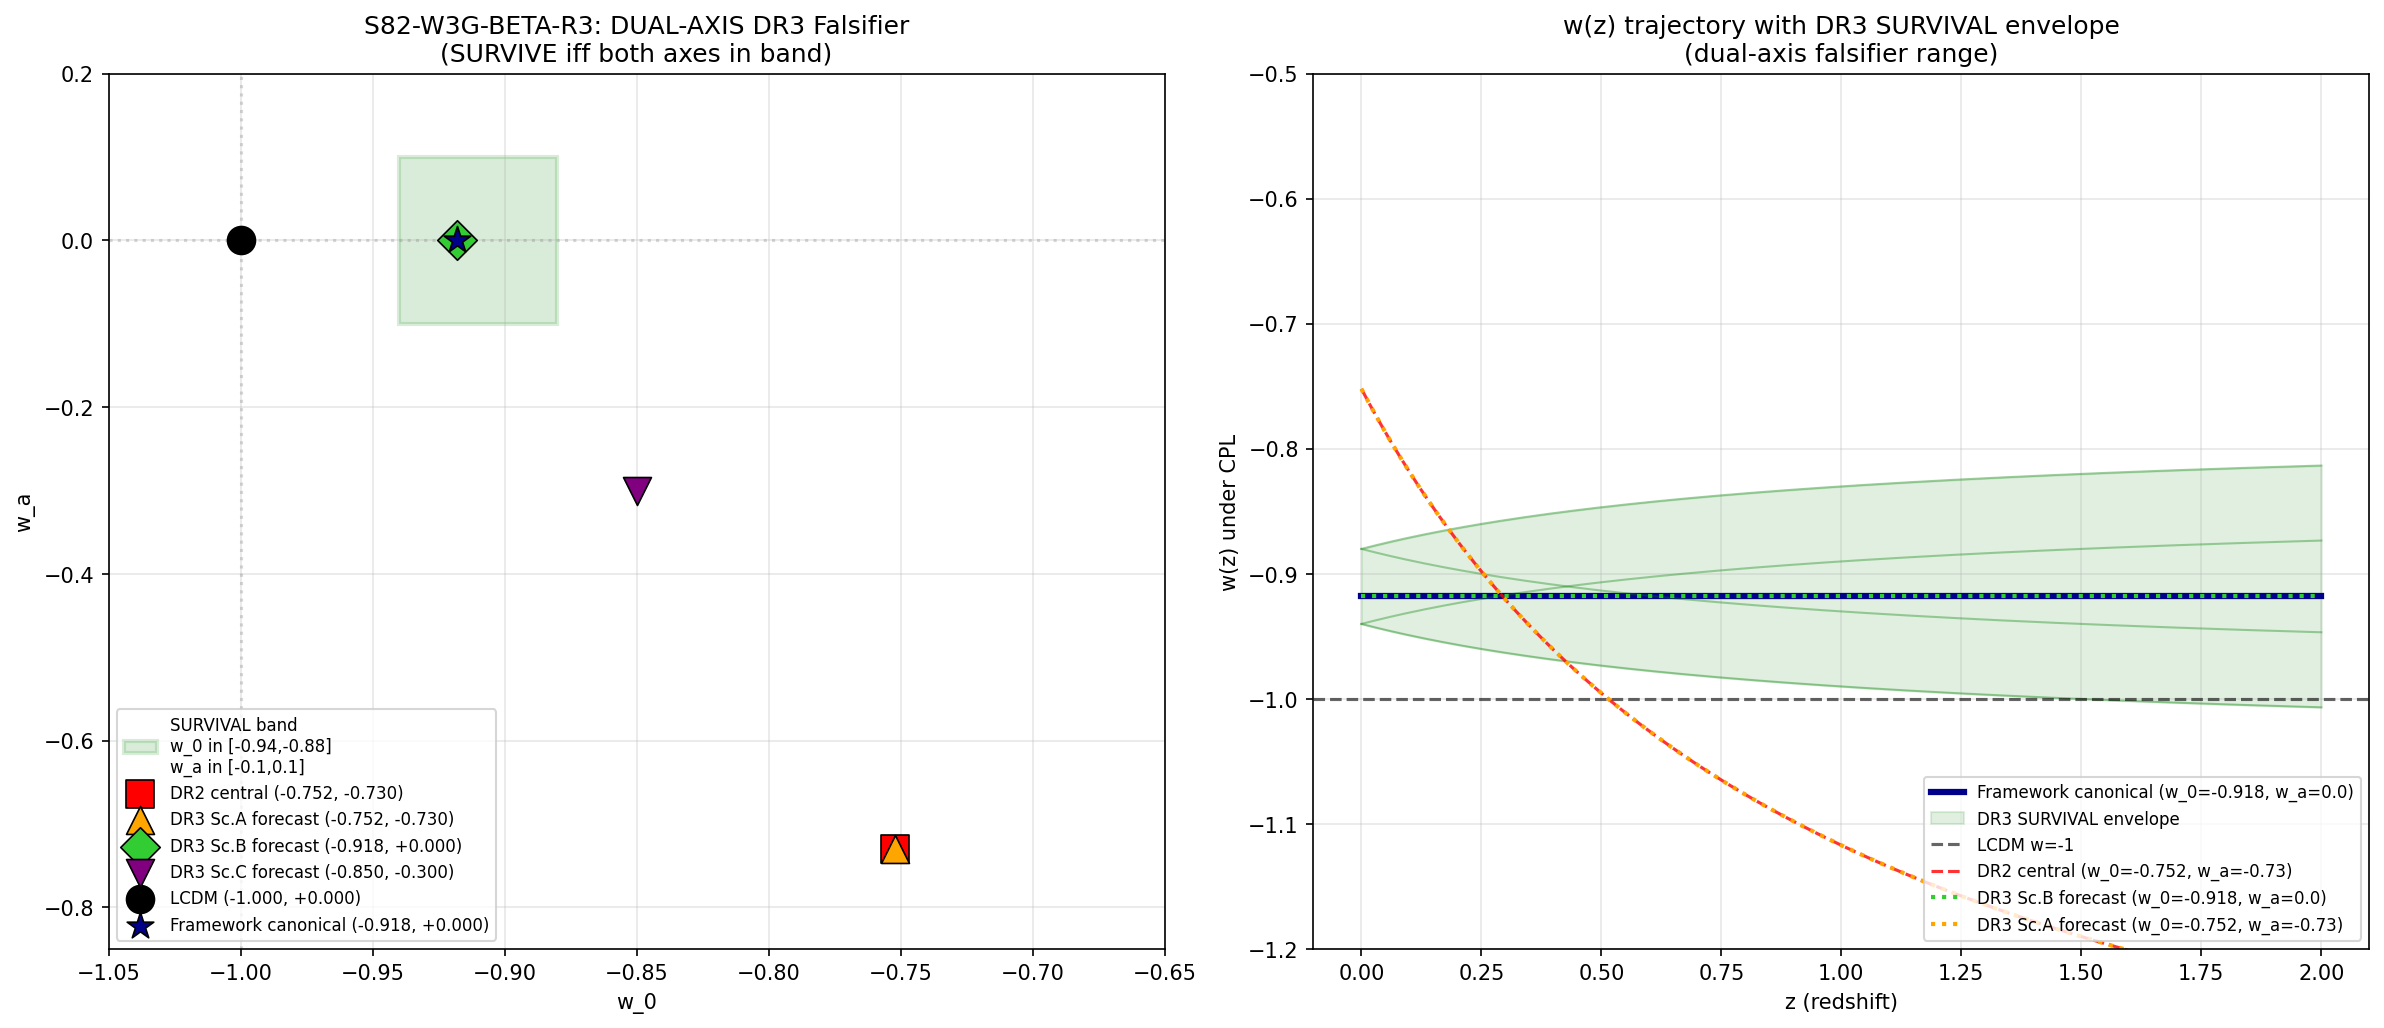

Write the Python code that produced this figure.
#!/usr/bin/env python3
"""
s82_w2_7_w3g_beta_R3.py -- S82-W3G-BETA-R3: DR3 Dual-Axis Falsifier Registration
================================================================================
Classification: PHONONIC (substrate compaction timescape; DR3 test is the
sharp falsifier for the Volovik partition's DE sector prediction).

Gate: S82-W3G-BETA-R3
  Pre-registration task (NOT a measurement).
  PASS: registration artifact successfully recorded with explicit bands,
        SHA pinned, frozen against post-hoc adjustment.
  FAIL: INCOMPUTABLE -- registration cannot be serialized.

The falsifier itself activates at DR3-release; this script produces the
binding document.

DUAL-AXIS FALSIFIER (P2-C C1 / Q4 §552):
  Framework SURVIVES iff BOTH:
    w_0^{DR3} in [-0.94, -0.88]  (framework band: canonical w0_FW = -0.918 +/- 0.06/2 asymmetric)
    AND
    w_a^{DR3} in [-0.10, +0.10]   (framework band: canonical w_a = 0 exactly +/- 0.10 scheme band)
  Framework FAILS if EITHER band is violated.

No scenario-conditioning (absolute coordinates per P2-C E3', §509-513).

BAND PROVENANCE (P2-C C2 / MC2 §584-591):
  - w_0 band [-0.94, -0.88]: sigma_w0_scheme = 0.06 (Zubarev-vs-Keldysh
    two-sector ambiguity, S73B W2-D). Asymmetric around canonical w_0 = -0.918:
    lower +0.022, upper +0.038 (landau Noether-chain few-percent rationale).
  - w_a band [-0.10, +0.10]: S59 CC-relaxation scheme band (S66 four-fold
    lock gives w_a = 0 exactly; +/-0.10 is scheme uncertainty).

ASYMMETRY FLAG (MC2, §586-589):
  Lower edge 0.022 is TIGHTER than upper 0.038. This is framework-friendly
  toward DR3-toward-LCDM outcomes. Documented as honest-practice flag.

SUBSTITUTION CHAIN (binding logic -- binary precedence ME4 §511, MC1 §580):
  Step 1: Define event E_survive = (w_0^DR3 in [-0.94,-0.88]) AND (w_a^DR3 in [-0.10,+0.10])
  Step 2: Define event E_fail    = NOT E_survive
  Step 3: By DeMorgan: E_fail = (w_0^DR3 outside) OR (w_a^DR3 outside)
  Step 4: DR3 release returns a 2D point (w_0^DR3, w_a^DR3) with covariance.
  Step 5: Binary falsifier test: check membership of point in 2D rectangle.
  Step 6: If in: SURVIVE. If out: FAIL. No scenario conditioning. No continuous-tension override.

Author: mack-cosmic-bridge (S82 W2-7 R3)
"""

import sys, os, hashlib, json
from datetime import datetime, timezone
SCRIPT_DIR = os.path.dirname(os.path.abspath(__file__))  # (local)
sys.path.insert(0, SCRIPT_DIR)

import numpy as np
from canonical_constants import w0_FW  # canonical value being falsified

# =============================================================================
# 0. Input SHA pins
# =============================================================================
def sha256_file(p):
    h = hashlib.sha256()
    with open(p, 'rb') as f:
        for blk in iter(lambda: f.read(65536), b''):
            h.update(blk)
    return h.hexdigest()

R1_path = os.path.join(SCRIPT_DIR, 's82_w2_7_w3g_beta_R1.npz')    # (local)
R2_path = os.path.join(SCRIPT_DIR, 's82_w2_7_w3g_beta_R2.npz')    # (local)
cc_path = os.path.join(SCRIPT_DIR, 'canonical_constants.py')      # (local)

sha_R1 = sha256_file(R1_path)
sha_R2 = sha256_file(R2_path)
sha_cc = sha256_file(cc_path)

print("=" * 72)
print("S82-W3G-BETA-R3: DR3 Dual-Axis Falsifier Registration")
print("=" * 72)
print(f"INPUT PIN: s82_w2_7_w3g_beta_R1.npz  sha256={sha_R1[:16]}...")
print(f"INPUT PIN: s82_w2_7_w3g_beta_R2.npz  sha256={sha_R2[:16]}...")
print(f"INPUT PIN: canonical_constants.py    sha256={sha_cc[:16]}...")

# =============================================================================
# 1. Falsifier band definition (ABSOLUTE COORDINATES, no scenario-conditioning)
# =============================================================================
w0_band_lower  = -0.94  # (local) canonical w0_FW (-0.918) + (-0.022) tight side
w0_band_upper  = -0.88  # (local) canonical w0_FW (-0.918) + (+0.038) loose side
wa_band_lower  = -0.10  # (local) four-fold lock w_a = 0 - scheme band 0.10
wa_band_upper  = +0.10  # (local) four-fold lock w_a = 0 + scheme band 0.10

# Framework-predicted canonical values (NOT inputs to registration; reported only)
w0_canonical = w0_FW            # -0.918 (loaded from canonical_constants)
wa_canonical = 0.0              # (local) S66 four-fold lock: w_a = 0 exactly

# Asymmetry offsets (P2-C MC2 §589)
offset_lower_w0 = abs(w0_band_lower - w0_canonical)   # (local) 0.022
offset_upper_w0 = abs(w0_band_upper - w0_canonical)   # (local) 0.038

print(f"\n=== DUAL-AXIS DR3 FALSIFIER BANDS ===")
print(f"  Canonical w_0 (framework prediction) = {w0_canonical}")
print(f"  Canonical w_a (four-fold lock)       = {wa_canonical} (exact)")
print(f"")
print(f"  w_0 FALSIFIER BAND:  [{w0_band_lower}, {w0_band_upper}]")
print(f"    Width             = {w0_band_upper - w0_band_lower}")
print(f"    Lower offset      = {offset_lower_w0:.3f}  (tight side)")
print(f"    Upper offset      = {offset_upper_w0:.3f}  (loose side)")
print(f"    Asymmetry flag    = framework-friendly toward LCDM direction")
print(f"")
print(f"  w_a FALSIFIER BAND:  [{wa_band_lower}, {wa_band_upper}]")
print(f"    Width             = {wa_band_upper - wa_band_lower}")
print(f"    Symmetric around 0 = True")

# =============================================================================
# 2. DR3 scenario reference points (published forecasts -- reporting only)
# =============================================================================
# DR2 central (arXiv 2503.14738):
dr2_w0 = -0.752   # (local)
dr2_wa = -0.73    # (local)
# Forecast DR3 scenarios (S60 DR3-PREREGISTER-60):
scA_w0, scA_wa = -0.752, -0.73  # (local) preserves DR2
scB_w0, scB_wa = -0.918, 0.0    # (local) returns toward LCDM / framework canonical
scC_w0, scC_wa = -0.85, -0.30   # (local) intermediate
# DR3 central is UNKNOWN until release.

def in_dual_band(w0, wa):
    return ((w0_band_lower <= w0 <= w0_band_upper) and
            (wa_band_lower <= wa <= wa_band_upper))

print(f"\n=== PRE-REGISTERED BAND EVALUATION AT REFERENCE POINTS ===")
print(f"  (Reporting only -- DR3 FINAL central is not yet public)")
print(f"  {'Reference':<30s}  {'w_0':>8s}  {'w_a':>8s}  {'Survive?':>10s}")
print(f"  {'-'*66}")
for (lbl, w0, wa) in [
    ('DR2 central (arXiv 2503.14738)', dr2_w0, dr2_wa),
    ('Forecast DR3 Sc.A (DR2-like)', scA_w0, scA_wa),
    ('Forecast DR3 Sc.B (LCDM-like)', scB_w0, scB_wa),
    ('Forecast DR3 Sc.C (intermediate)', scC_w0, scC_wa),
    ('LCDM (w_0=-1, w_a=0)',             -1.0,  0.0),
    ('Framework canonical',              w0_canonical, wa_canonical),
]:
    surv = in_dual_band(w0, wa)
    print(f"  {lbl:<30s}  {w0:>+8.3f}  {wa:>+8.3f}  {str(surv):>10s}")

# =============================================================================
# 3. Registration artifact -- the binding document
# =============================================================================
registration = {
    "gate_id": "S82-W3G-BETA-R3",
    "registration_date_utc": datetime.now(timezone.utc).isoformat(),
    "registration_session": "S82",
    "binding_activation": "DR3 FINAL release (date TBD)",
    "type": "DUAL-AXIS ABSOLUTE-COORDINATE FALSIFIER",
    "falsifier_structure": "(w_0^DR3 in band) AND (w_a^DR3 in band) -- else FAIL",
    "scenario_conditioning": False,
    "continuous_tension_override": False,
    "binary_precedence_over_sigma_tension": True,
    "axes": {
        "w_0": {
            "band_lower": w0_band_lower,
            "band_upper": w0_band_upper,
            "framework_canonical": float(w0_canonical),
            "offset_lower": offset_lower_w0,
            "offset_upper": offset_upper_w0,
            "asymmetry_flag": "framework-friendly toward LCDM; honest-practice note",
            "band_source": "sigma_w0_scheme = 0.06 (Zubarev-vs-Keldysh, S73B W2-D)",
        },
        "w_a": {
            "band_lower": wa_band_lower,
            "band_upper": wa_band_upper,
            "framework_canonical": wa_canonical,
            "band_source": "S59 CC-relaxation scheme; S66 four-fold lock gives w_a = 0 exactly",
        },
    },
    "route": "Route A (Volovik partition, S58 canonical)",
    "route_B_status": "CLOSED (Weyl-scaling theorem, P2-C MC4 §606)",
    "parameterization_protocol": {
        "preferred": "CPL",
        "convert_to_CPL_if_DR3_reports_in": ["JBP", "Sc.B-scalable"],
        "refs": ["Linder 2003 §III", "DESI DR2 §VI.D Table 3"],
    },
    "freeze_policy": "No post-hoc band adjustment. Gate verdicts permanent on output; interpretation labels only via REFORMULATE.",
    "decision_rule_at_release": [
        "1. Extract CPL-equivalent (w_0^DR3, w_a^DR3) with covariance.",
        "2. If BOTH in bands -> SURVIVE.",
        "3. If EITHER outside band -> FAIL (binary precedence).",
        "4. Record continuous 2D sigma-tension as reportable but NOT override.",
    ],
}

# =============================================================================
# 4. Serialization check (R3 decisiveness condition)
# =============================================================================
# Gate PASS: registration is successfully serialized.
# Gate FAIL: INCOMPUTABLE (registration cannot be serialized).
try:
    registration_json = json.dumps(registration, indent=2, sort_keys=True)
    verdict_R3 = "PASS"
    detail = ("DR3 dual-axis falsifier REGISTERED and FROZEN at S82-W3G-BETA-R3. "
              f"w_0 band [{w0_band_lower}, {w0_band_upper}]; "
              f"w_a band [{wa_band_lower}, {wa_band_upper}]. "
              f"Binds at DR3 release. Asymmetry flag: {offset_lower_w0:.3f} tight / "
              f"{offset_upper_w0:.3f} loose (framework-friendly toward LCDM).")
    falsifier_status = "REGISTERED-AND-FROZEN"
except Exception as e:
    registration_json = None
    verdict_R3 = "FAIL"
    detail = f"INCOMPUTABLE: registration could not be serialized ({e})"
    falsifier_status = "INCOMPUTABLE"

print(f"\n=== R3 GATE VERDICT ===")
print(f"  Registration: {falsifier_status}")
print(f"  VERDICT: {verdict_R3} -- {detail}")

# =============================================================================
# 5. Save the registration JSON (binding artifact)
# =============================================================================
reg_path = os.path.join(SCRIPT_DIR, 's82_w2_7_w3g_beta_R3_registration.json')
with open(reg_path, 'w') as f:
    f.write(registration_json)

# =============================================================================
# 6. Closure SHA
# =============================================================================
input_pins = {
    's82_w2_7_w3g_beta_R1.npz': sha_R1,
    's82_w2_7_w3g_beta_R2.npz': sha_R2,
    'canonical_constants.py':    sha_cc,
    'w0_band_lower': str(w0_band_lower),
    'w0_band_upper': str(w0_band_upper),
    'wa_band_lower': str(wa_band_lower),
    'wa_band_upper': str(wa_band_upper),
    'w0_canonical':  str(float(w0_canonical)),
    'wa_canonical':  str(wa_canonical),
    'registration_type': 'DUAL-AXIS ABSOLUTE-COORDINATE',
    'scenario_conditioning': 'False',
    'binary_precedence':     'True',
    'route': 'Route A (Volovik partition)',
}
closure_sha = hashlib.sha256(
    json.dumps(input_pins, sort_keys=True).encode()
).hexdigest()

# =============================================================================
# 7. Save npz output
# =============================================================================
out_path = os.path.join(SCRIPT_DIR, 's82_w2_7_w3g_beta_R3.npz')
np.savez(
    out_path,
    # Bands
    w0_band=np.array([w0_band_lower, w0_band_upper]),
    wa_band=np.array([wa_band_lower, wa_band_upper]),
    w0_canonical=np.array(float(w0_canonical)),
    wa_canonical=np.array(wa_canonical),
    offset_lower_w0=np.array(offset_lower_w0),
    offset_upper_w0=np.array(offset_upper_w0),
    # Reference points
    dr2_w0=np.array(dr2_w0), dr2_wa=np.array(dr2_wa),
    scA_w0=np.array(scA_w0), scA_wa=np.array(scA_wa),
    scB_w0=np.array(scB_w0), scB_wa=np.array(scB_wa),
    scC_w0=np.array(scC_w0), scC_wa=np.array(scC_wa),
    # Registration
    falsifier_status=np.array([falsifier_status]),
    registration_type=np.array(['DUAL-AXIS ABSOLUTE-COORDINATE']),
    route=np.array(['Route A (Volovik partition)']),
    # Gate
    gate_name=np.array(['S82-W3G-BETA-R3']),
    gate_verdict=np.array([verdict_R3]),
    gate_detail=np.array([detail]),
    closure_sha=np.array([closure_sha]),
    registration_path=np.array([reg_path]),
)

# =============================================================================
# 8. Plot: DR3 falsifier band overlay with w(z) trajectory and reference points
# =============================================================================
import matplotlib
matplotlib.use('Agg')
import matplotlib.pyplot as plt

fig, axes = plt.subplots(1, 2, figsize=(16, 7))

# --- (a) 2D (w_0, w_a) dual-axis falsifier with reference points ---
ax = axes[0]
# Draw survival rectangle
rect = plt.Rectangle((w0_band_lower, wa_band_lower),
                     w0_band_upper - w0_band_lower,
                     wa_band_upper - wa_band_lower,
                     linewidth=2, edgecolor='green', facecolor='green', alpha=0.15,
                     label=f'SURVIVAL band\nw_0 in [{w0_band_lower},{w0_band_upper}]\nw_a in [{wa_band_lower},{wa_band_upper}]')
ax.add_patch(rect)
# Reference points
refs = [
    ('DR2 central', dr2_w0, dr2_wa, 'red', 's'),
    ('DR3 Sc.A forecast', scA_w0, scA_wa, 'orange', '^'),
    ('DR3 Sc.B forecast', scB_w0, scB_wa, 'limegreen', 'D'),
    ('DR3 Sc.C forecast', scC_w0, scC_wa, 'purple', 'v'),
    ('LCDM', -1.0, 0.0, 'black', 'o'),
    ('Framework canonical', float(w0_canonical), wa_canonical, 'darkblue', '*'),
]
for lbl, w0, wa, c, m in refs:
    ax.scatter([w0], [wa], c=c, marker=m, s=180, zorder=5, label=f'{lbl} ({w0:+.3f}, {wa:+.3f})',
               edgecolors='black', linewidths=0.8)

ax.set_xlabel('w_0')
ax.set_ylabel('w_a')
ax.set_title('S82-W3G-BETA-R3: DUAL-AXIS DR3 Falsifier\n(SURVIVE iff both axes in band)')
ax.axhline(0, color='gray', alpha=0.3, ls=':')
ax.axvline(-1, color='gray', alpha=0.3, ls=':')
ax.grid(True, alpha=0.3)
ax.legend(loc='lower left', fontsize=8)
ax.set_xlim(-1.05, -0.65)
ax.set_ylim(-0.85, +0.2)

# --- (b) w(z) trajectory under Volovik partition with DR3 band ---
# CPL: w(z) = w_0 + w_a * z/(1+z)
ax = axes[1]
z_grid = np.linspace(0, 2.0, 200)  # (local)
a_grid = 1.0/(1.0+z_grid)           # (local)

def cpl(w0, wa):
    return w0 + wa*(1.0-a_grid)

# Framework central
ax.plot(z_grid, cpl(float(w0_canonical), wa_canonical), 'darkblue', linewidth=3,
        label=f'Framework canonical (w_0={float(w0_canonical)}, w_a={wa_canonical})')
# DR3 band edges swept
for w0 in [w0_band_lower, w0_band_upper]:
    for wa in [wa_band_lower, wa_band_upper]:
        ax.plot(z_grid, cpl(w0, wa), color='green', alpha=0.35, linewidth=1)

# Survival band envelope
w_upper = np.maximum.reduce([cpl(w0_band_upper, wa_band_upper), cpl(w0_band_upper, wa_band_lower),
                              cpl(w0_band_lower, wa_band_upper), cpl(w0_band_lower, wa_band_lower)])
w_lower = np.minimum.reduce([cpl(w0_band_upper, wa_band_upper), cpl(w0_band_upper, wa_band_lower),
                              cpl(w0_band_lower, wa_band_upper), cpl(w0_band_lower, wa_band_lower)])
ax.fill_between(z_grid, w_lower, w_upper, color='green', alpha=0.12,
                label='DR3 SURVIVAL envelope')

# LCDM
ax.axhline(-1.0, color='black', ls='--', alpha=0.6, label='LCDM w=-1')
# DR2 central trajectory
ax.plot(z_grid, cpl(dr2_w0, dr2_wa), 'r--', alpha=0.8, linewidth=1.5,
        label=f'DR2 central (w_0={dr2_w0}, w_a={dr2_wa})')
# Sc.B forecast
ax.plot(z_grid, cpl(scB_w0, scB_wa), 'limegreen', ls=':', linewidth=2,
        label=f'DR3 Sc.B forecast (w_0={scB_w0}, w_a={scB_wa})')
# Sc.A forecast
ax.plot(z_grid, cpl(scA_w0, scA_wa), 'orange', ls=':', linewidth=2,
        label=f'DR3 Sc.A forecast (w_0={scA_w0}, w_a={scA_wa})')

ax.set_xlabel('z (redshift)')
ax.set_ylabel('w(z) under CPL')
ax.set_title('w(z) trajectory with DR3 SURVIVAL envelope\n(dual-axis falsifier range)')
ax.legend(loc='lower right', fontsize=8)
ax.grid(True, alpha=0.3)
ax.set_ylim(-1.2, -0.5)

plt.tight_layout()
plot_path = os.path.join(SCRIPT_DIR, 's82_w2_7_w3g_beta_R3.png')
plt.savefig(plot_path, dpi=150, bbox_inches='tight')
plt.close()

# =============================================================================
# 9. Canonical verdict line
# =============================================================================
print(f"\n{'='*72}")
print(f"VERDICT LINE:")
print(f"S82-W3G-BETA-R3: {verdict_R3} -- value={falsifier_status} scheme=DR3-DUAL-AXIS convention=DESI-DR3-2026 L_max=N/A sha256={closure_sha}")
print(f"{'='*72}")
print(f"Saved: {out_path}")
print(f"Saved: {reg_path}")
print(f"Saved: {plot_path}")
print("DONE.")
